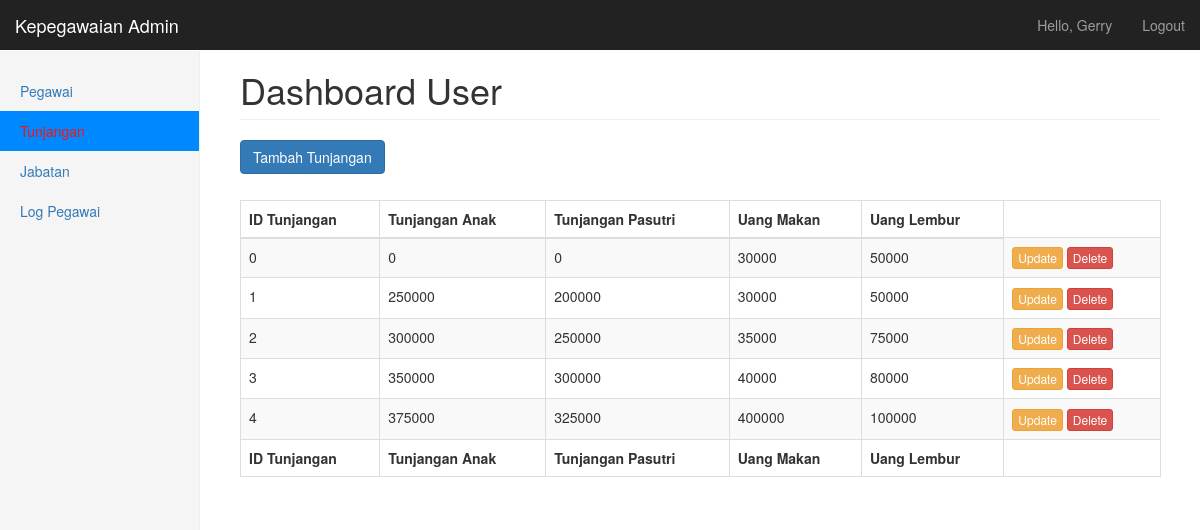
Page /tunjangan.php (signed in) on the committed database.
### tables this page shows
CREATE TABLE `tunjangan` (
  `id_tunjangan` int(5) NOT NULL,
  `tunjangan_anak` int(10) NOT NULL,
  `tunjangan_pasutri` int(10) NOT NULL,
  `uang_makan` int(10) NOT NULL,
  `uang_lembur` int(10) NOT NULL
);

### tunjangan.php (the view, shortened to what this page needs)
<?php
include 'koneksi.php';
?>
<!DOCTYPE html>
<html lang="en">
<head>
  <link href="css/bootstrap.min.css" rel="stylesheet">
  <link href="css/dashboard.css" rel="stylesheet">
  <link href="css/dataTables.bootstrap.css" rel="stylesheet" type="text/css" />
  <link href="css/dataTables.tableTools.min.css" rel="stylesheet" type="text/css" />
</head>
<body>
  <nav class="navbar navbar-inverse navbar-fixed-top">
    <div class="container-fluid">
      <div class="navbar-header">
        <a class="navbar-brand" href="#">Kepegawaian Admin</a>
      </div>
      <div id="navbar" class="navbar-collapse collapse">
        <ul class="nav navbar-nav navbar-right">
          <li><a href="#"><?php echo "Hello, " . ucwords($_SESSION['username']); ?></a></li>
          <li><a href="logout.php">Logout</a></li>
        </ul>
      </div>
    </div>
  </nav>
  <div class="container-fluid">
    <div class="row">
      <div class="col-sm-3 col-md-2 sidebar">
        <ul class="nav nav-sidebar">
          <li><a href="pegawai.php">Pegawai</a></li>
          <li class="active"><a href=#>Tunjangan</a></li>
          <li><a href="jabatan.php">Jabatan</a></li>
          <li><a href="log_Pegawai.php">Log Pegawai</a></li>
        </ul>
      </div>
      <div class="col-sm-9 col-sm-offset-3 col-md-10 col-md-offset-2 main">
        <h1 class="page-header">Dashboard <?php echo ucfirst($_SESSION['level']); ?></h1>
        <div>
          <a type="button" class="btn btn-primary" href="tambah_tunjangan.php">Tambah Tunjangan</a>
        </div>
        <br>
        <div>
          <table id="example1" class="table table-bordered table-striped dataTable" aria-describedby="example1_info">
            <thead>
              <tr role="row">
                <th>ID Tunjangan</th>
                <th>Tunjangan Anak</th>
                <th>Tunjangan Pasutri</th>
                <th>Uang Makan</th>
                <th>Uang Lembur</th>
              </tr>
            </thead>
            <tfoot>
              <tr role="row">
                <th>ID Tunjangan</th>
                <th>Tunjangan Anak</th>
                <th>Tunjangan Pasutri</th>
                <th>Uang Makan</th>
                <th>Uang Lembur</th>
              </tr>
            </tfoot>
            <tbody role="alert" aria-live="polite" aria-relevant="all">
              <?php
              $result = $mysqli->query("SELECT * FROM tunjangan");
              if ($result->num_rows > 0) {
                while ($row = $result->fetch_assoc()) {
              ?>
                  <tr class="odd">
                    <td class=" "><?php echo ucfirst($row['id_tunjangan']); ?></td>
                    <td class=" "><?php echo ucfirst($row['tunjangan_anak']); ?></td>
                    <td class=" "><?php echo ucfirst($row['tunjangan_pasutri']); ?></td>
                    <td class=" "><?php echo ucfirst($row['uang_makan']); ?></td>
                    <td class=" "><?php echo ucfirst($row['uang_lembur']); ?></td>
                    <td class=" ">
                      <a type="button" class="btn btn-warning btn-xs" href="update_tunjangan.php?id=<?php echo $row['id_tunjangan']; ?>">Update</a>
                      <a type="button" class="btn btn-danger btn-xs" href="delete_tunjangan.php?id=<?php echo $row['id_tunjangan']; ?>" onClick="return confirm('Menghapus data tunjangan <?php echo ucfirst($row['id_tunjangan']); ?> ?');">Delete</a>
                    </td>
                  </tr>
              <?php
                }
              }
              ?>
            </tbody>
          </table>
        </div>
      </div>
    </div>
  </div>
</body>
</html>

### css/dashboard.css (style rules this page uses)
body { padding-top: 50px; }
.navbar-fixed-top { border: 0; }
.sidebar { display: none; }
@media (min-width: 768px) { .sidebar { position: fixed; top: 51px; bottom: 0; left: 0; z-index: 1000; display: block; padding: 20px; overflow-x: hidden; overflow-y: auto; background-color: #f5f5f5; border-right: 1px solid #eee; } }
.nav-sidebar { margin-right: -21px; margin-bottom: 20px; margin-left: -20px; }
.nav-sidebar>li>a { padding-right: 20px; padding-left: 20px; }
.nav-sidebar>.active>a, .nav-sidebar>.active>a:hover, .nav-sidebar>.active>a:focus { color: rgb(251, 16, 16); background-color: #0088ff; }
.main { padding: 20px; }
@media (min-width: 768px) { .main { padding-right: 40px; padding-left: 40px; } }
.main .page-header { margin-top: 0; }

### rows in the picture
tunjangan: id_tunjangan "0", tunjangan_anak "0", tunjangan_pasutri "0", uang_makan "30000", uang_lembur "50000"
tunjangan: id_tunjangan "1", tunjangan_anak "250000", tunjangan_pasutri "200000", uang_makan "30000", uang_lembur "50000"
tunjangan: id_tunjangan "2", tunjangan_anak "300000", tunjangan_pasutri "250000", uang_makan "35000", uang_lembur "75000"
tunjangan: id_tunjangan "3", tunjangan_anak "350000", tunjangan_pasutri "300000", uang_makan "40000", uang_lembur "80000"
tunjangan: id_tunjangan "4", tunjangan_anak "375000", tunjangan_pasutri "325000", uang_makan "400000", uang_lembur "100000"

### other values in the picture
$_SESSION['username'] "Gerry"
$_SESSION['level'] "User"
